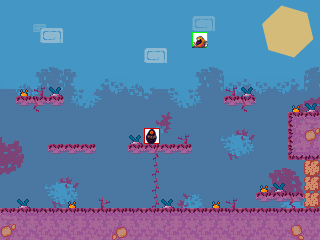

The image is a tile-based game level rendered from a .tmx file. Its description and source (layers, tilesets, objects; grid data summarised) follow:
An orthogonal 20x15 tile map with 16x16 px tiles, 3 tile layers (Background, Background Detailing, Platforms).

<map version="1.0" orientation="orthogonal" width="20" height="15" tilewidth="16" tileheight="16">
 <tileset firstgid="1" name="Default" tilewidth="16" tileheight="16">
  <image source="tiles.png" width="512" height="512" />
  <tile id="160">
   <properties>
    <property name="solid" value="" />
   </properties>
  </tile>
  <tile id="161">
   <properties>
    <property name="solid" value="" />
   </properties>
  </tile>
  <tile id="162">
   <properties>
    <property name="solid" value="" />
   </properties>
  </tile>
  <tile id="163">
   <properties>
    <property name="solid" value="" />
   </properties>
  </tile>
  <tile id="164">
   <properties>
    <property name="solid" value="" />
   </properties>
  </tile>
  <tile id="192">
   <properties>
    <property name="solid" value="" />
   </properties>
  </tile>
  <tile id="193">
   <properties>
    <property name="solid" value="" />
   </properties>
  </tile>
  <tile id="194">
   <properties>
    <property name="solid" value="" />
   </properties>
  </tile>
  <tile id="195">
   <properties>
    <property name="solid" value="" />
   </properties>
  </tile>
  <tile id="196">
   <properties>
    <property name="solid" value="" />
   </properties>
  </tile>
  <tile id="224">
   <properties>
    <property name="solid" value="" />
   </properties>
  </tile>
  <tile id="225">
   <properties>
    <property name="solid" value="" />
   </properties>
  </tile>
  <tile id="226">
   <properties>
    <property name="solid" value="" />
   </properties>
  </tile>
  <tile id="227">
   <properties>
    <property name="solid" value="" />
   </properties>
  </tile>
  <tile id="236">
   <properties>
    <property name="entity" value="chicklet" />
   </properties>
  </tile>
  <tile id="246">
   <properties>
    <property name="entity" value="slumberer" />
   </properties>
  </tile>
  <tile id="247">
   <properties>
    <property name="entity" value="player" />
   </properties>
  </tile>
  <tile id="259">
   <properties>
    <property name="solid" value="" />
   </properties>
  </tile>
  <tile id="260">
   <properties>
    <property name="solid" value="" />
   </properties>
  </tile>
  <tile id="297">
   <properties>
    <property name="entity" value="turnip" />
   </properties>
  </tile>
 </tileset>
 <layer name="Background" width="20" height="15">
  <properties>
   <property name="depth" value="0" />
  </properties>
  <data>[300 cells, 300 non-empty, 2 distinct tile ids]</data>
 </layer>
 <layer name="Background Detailing" width="20" height="15">
  <properties>
   <property name="depth" value="1" />
  </properties>
  <data>[300 cells, 121 non-empty, 70 distinct tile ids]</data>
 </layer>
 <layer name="Platforms" width="20" height="15">
  <properties>
   <property name="depth" value="999" />
  </properties>
  <data>[300 cells, 83 non-empty, 18 distinct tile ids]</data>
 </layer>
</map>
